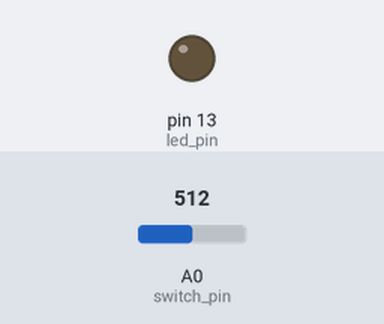
The sketch below on a simulated Arduino Uno, built with avr-gcc and run on an emulated ATmega328P. Parts: output pins drawn as LEDs (lit = HIGH). The test bench sets the inputs (shaded band); at power-on: A0 (switch_pin) = 512. What the sketch prints to the serial monitor is not drawn.

Above: at 1.2 s.
1.3 s: A0 (switch_pin) set to 0
At 2.6 s:
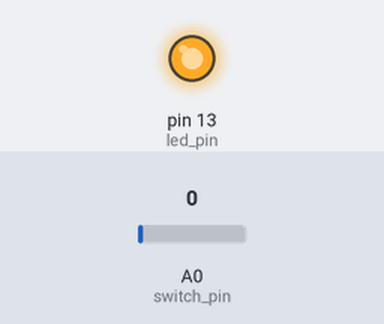
Timing chart, 0 to 4.3 s (numbered marks = the images above; inputs shaded):
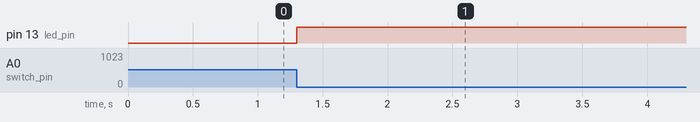

Measured:
- after the input at 1.3 s, pin 13 (led_pin): LOW → HIGH at once

The sketch:

Switch_test.ino
```cpp
int switch_pin = A0;
int led_pin = 13;


void setup() {
  pinMode(switch_pin, INPUT);
  pinMode(led_pin, OUTPUT);
  Serial.begin(115200);
}

void loop() {
  int value = analogRead(switch_pin);
  Serial.println(value);

  if(value == HIGH){
    digitalWrite(led_pin, LOW);
  }
  if(value == LOW){
    digitalWrite(led_pin, HIGH);
  }

}
```
